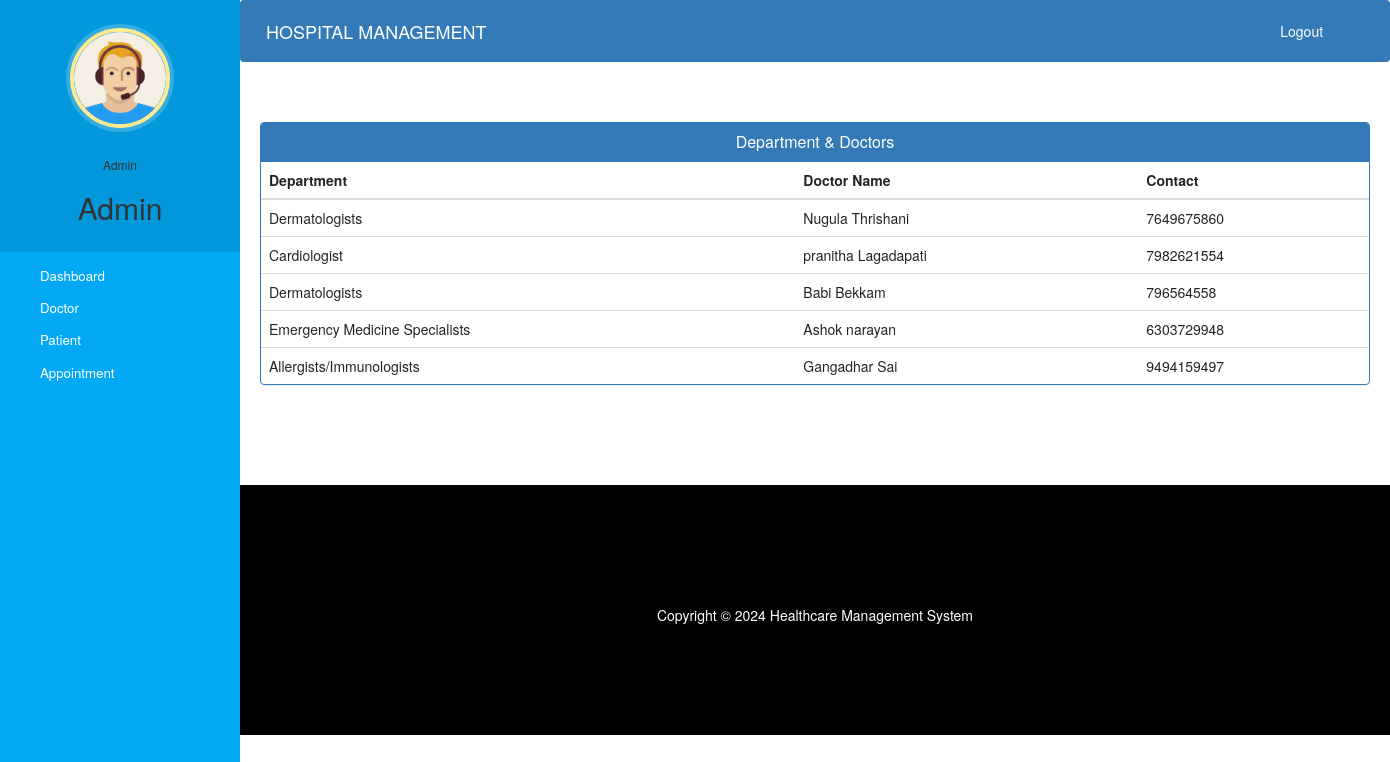
Screenshot of /admin-view-doctor-specialisation (signed in) with the database file from the repository.
### hospital/models.py (models this page shows, shortened)
class Doctor(models.Model):
    user=models.OneToOneField(User,on_delete=models.CASCADE)
    profile_pic= models.ImageField(upload_to='profile_pic/DoctorProfilePic/',null=True,blank=True)
    address = models.CharField(max_length=40)
    mobile = models.CharField(max_length=20,null=True)
    department= models.CharField(max_length=50,choices=departments,default='Cardiologist')
    status=models.BooleanField(default=False)
    @property
    def get_name(self):
        return self.user.first_name+" "+self.user.last_name

### hospital/views.py (the view)
# urls.py: path('admin-view-doctor-specialisation',views.admin_view_doctor_specialisation_view,name='admin-view-doctor-specialisation'),
@login_required(login_url='adminlogin')
@user_passes_test(is_admin)
def admin_view_doctor_specialisation_view(request):
    doctors=models.Doctor.objects.all().filter(status=True)
    return render(request,'hospital/admin_view_doctor_specialisation.html',{'doctors':doctors})

### hospital/views.py (called while the page is built)
def is_admin(user):
    return user.groups.filter(name='ADMIN').exists()

### templates/hospital/admin_view_doctor_Specialisation.html (shortened to what this page needs)
{% extends 'hospital/admin_base.html' %}
{% block content %}
<head>
  <link href="//netdna.bootstrapcdn.com/bootstrap/3.0.0/css/bootstrap.min.css" rel="stylesheet" id="bootstrap-css">
</head>
<div class="container">
  <div class="panel panel-primary">
    <div class="panel-heading">
      <h6 class="panel-title">Department & Doctors</h6>
    </div>
    <table class="table table-hover" id="dev-table">
      <thead>
        <tr>
          <th>Department</th>
          <th>Doctor Name</th>
          <th>Contact</th>
        </tr>
      </thead>
      {% for d in doctors %}
      <tr>
        <td>{{d.department}}</td>
        <td> {{d.get_name}}</td>
        <td>{{d.mobile}}</td>
      </tr>
      {% endfor %}
    </table>
  </div>
</div>
{% endblock content %}

### templates/hospital/admin_base.html (shortened to what this page needs)
<!DOCTYPE html>
{% load static %}
<html lang="en">
<head>
  <link rel="stylesheet" href="https://stackpath.bootstrapcdn.com/bootstrap/4.3.1/css/bootstrap.min.css">
  <link rel="stylesheet" href="https://maxcdn.bootstrapcdn.com/font-awesome/4.7.0/css/font-awesome.min.css">
  <link rel="stylesheet" href="{% static '/style.css' %}">
</head>
<body>
  <nav class="menu" tabindex="0">
    <header class="avatar">
      <img src="{% static "images/adminpropic.png" %}" />
      <br><br>
      <h6>Admin</h6>
      <h2>{{request.user.first_name}}</h2>
    </header>
    <ul>
      <li tabindex="0" class="icon-dashboard"> <a style="color:white; text-decoration:none;" href="/admin-dashboard"><span>Dashboard</span></a> </li>
      <li tabindex="0" class="icon-customers"> <a style="color:white; text-decoration:none;" href="/admin-doctor"><span>Doctor</span></a></li>
      <li tabindex="0" class="icon-users"> <a style="color:white; text-decoration:none;" href="/admin-patient"><span>Patient</span></a></li>
      <li tabindex="0" class="icon-calendar"> <a style="color:white; text-decoration:none;" href="/admin-appointment"><span>Appointment</span></a></li>
    </ul>
  </nav>
  <main>
    <div class="bs-example">
      <nav class="navbar navbar-expand-md  navbar-dark fixed-top" style="background:#337AB7;">
        <a href="/admin-dashboard" class="navbar-brand">HOSPITAL MANAGEMENT</a>
        <div class="collapse navbar-collapse justify-content-between" id="navbarCollapse">
          <div class="navbar-nav" style=" margin-left: 90%;">
           <a href="{% url 'logout' %}" style="color: white; text-decoration: none;">Logout</a>
          </div>
        </div>
      </nav>
    </div>
    <br><br>
    {% block content %}
    {% endblock content %}
    <br><br><br><br>
    <footer>
      <br>
      <div class="container">
        <div class="row">
          <div class="col-md-12 col-sm-12">
            <div style="color:#ffffff;" class="wow fadeInUp footer-copyright">
              <p>
                Copyright &copy; 2024 Healthcare Management System </p>
            </div>
          </div>
        </div>
      </div>
    </footer>
  </main>
</body>
</html>

### static/style.css (style rules this page uses)
body { padding-left: 240px; }
main { position: relative; height: 100vh; }
.menu { background: #5bc995; height: 100vh; width: 240px; position: fixed; top: 0px; left: 0; z-index: 5; outline: none; }
.menu .avatar { background: rgba(0, 0, 0, 0.1); padding: 2em 0.5em; text-align: center; }
.menu .avatar img { width: 100px; border-radius: 50%; overflow: hidden; border: 4px solid #ffea92; box-shadow: 0 0 0 4px rgba(255, 255, 255, 0.2); }
.menu .avatar h2 { font-weight: normal; margin-bottom: 0; }
.menu ul { list-style: none; padding: 0.5em 0; margin: 0; }
.menu ul li { padding: 0.5em 1em 0.5em 3em; font-size: 0.95em; font-weight: regular; background-repeat: no-repeat; background-position: left 15px center; background-size: auto 20px; transition: all 0.15s linear; cursor: pointer; }
.menu ul li.icon-dashboard { background-image: url("http://www.entypo.com/images//gauge.svg"); }
.menu ul li.icon-customers { background-image: url("http://www.entypo.com/images//briefcase.svg"); }
.menu ul li.icon-users { background-image: url("http://www.entypo.com/images//users.svg"); }
.menu ul li.icon-calendar { background-image: url("http://www.entypo.com/images//calendar.svg"); }

### templates/hospital/admin_base.html (style rules this page uses)
a:link { text-decoration: none; }
a { color: white; }
footer { padding: 0px 0px 0px 0px; background-color: black; margin: 0px; }
p { text-align: center; }
body { padding-left: 240px; }
main { position: relative; height: 100vh; }
.menu { background: #03a9f4; height: 100vh; width: 240px; position: fixed; top: 0px; left: 0; z-index: 5; outline: none; }
.menu .avatar { background: rgba(0, 0, 0, 0.1); padding: 2em 0.5em; text-align: center; }
.menu .avatar img { width: 100px; border-radius: 50%; overflow: hidden; border: 4px solid #ffea92; box-shadow: 0 0 0 4px rgba(255, 255, 255, 0.2); }
.menu .avatar h2 { font-weight: normal; margin-bottom: 0; }
.menu ul { list-style: none; padding: 0.5em 0; margin: 0; }
.menu ul li { padding: 0.5em 1em 0.5em 3em; font-size: 0.95em; font-weight: regular; background-repeat: no-repeat; background-position: left 15px center; background-size: auto 20px; transition: all 0.15s linear; cursor: pointer; }
.menu ul li.icon-dashboard { background-image: url("http://www.entypo.com/images//gauge.svg"); }
.menu ul li.icon-customers { background-image: url("http://www.entypo.com/images//briefcase.svg"); }
.menu ul li.icon-users { background-image: url("http://www.entypo.com/images//users.svg"); }
.menu ul li.icon-calendar { background-image: url("http://www.entypo.com/images//calendar.svg"); }

### templates/hospital/admin_view_doctor_Specialisation.html (style rules this page uses)
a:link { text-decoration: none; }
h6 { text-align: center; }
.row { margin: 100px; }

### rows the page displays
Doctor: department "Dermatologists", get_name "Nugula Thrishani", mobile "7649675860"
Doctor: department "Cardiologist", get_name "pranitha Lagadapati", mobile "7982621554"
Doctor: department "Dermatologists", get_name "Babi Bekkam", mobile "796564558"
Doctor: department "Emergency Medicine Specialists", get_name "Ashok narayan", mobile "6303729948"
Doctor: department "Allergists/Immunologists", get_name "Gangadhar Sai", mobile "9494159497"

### other values shown
{{ request.user.first_name }} "Admin"
